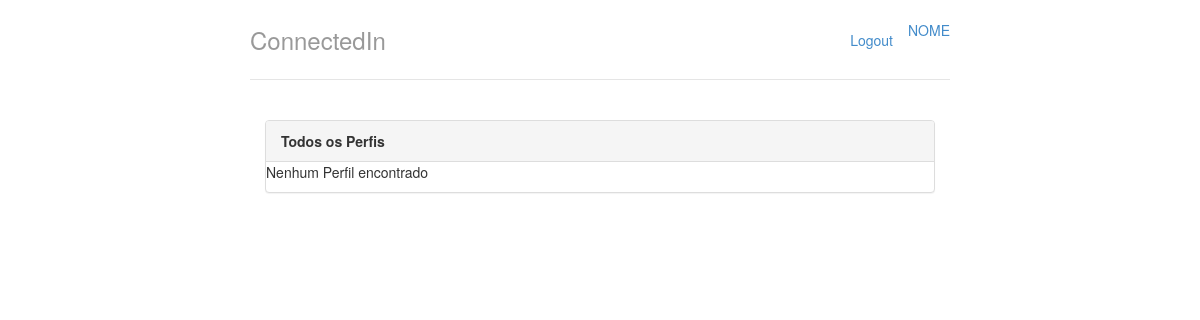
Before: / with the older database file.
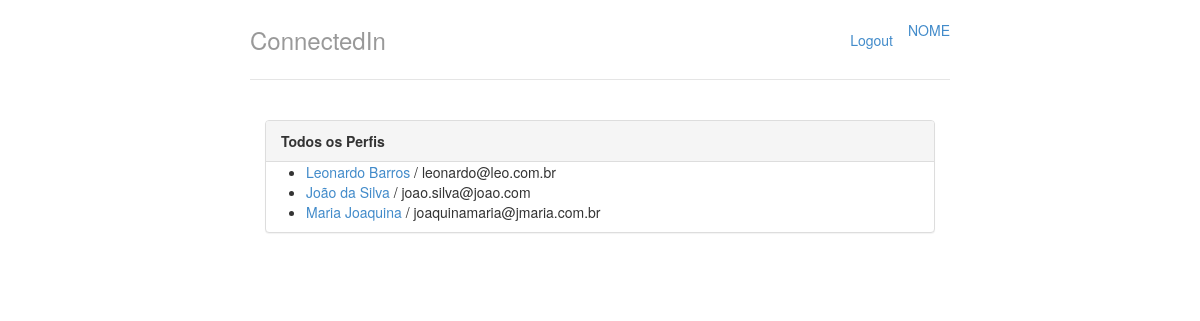
After: the same page with the newer database file.
### perfis/models.py (models this page shows, shortened)
class Perfil(models.Model):
	nome = models.CharField(max_length=255, null=False)
	email = models.CharField(max_length=255, null=False)
	telefone = models.CharField(max_length=15, null=False)
	nome_empresa = models.CharField(max_length=255, null=False)

### perfis/views.py (the view)
# urls.py: url(r'^$', views.index, name='index'),
def index(request):
    return render(request, 'index.html', {'perfis': Perfil.objects.all()})

### perfis/templates/index.html
{% extends "base.html" %}
{% block body %}
<div class="col-lg-12">
  <div class="panel panel-default">
    <div class="panel-heading">
      <strong>Todos os Perfis</strong>
    </div>
    {% if perfis %}
    <ul>
      {% for perfil in perfis %}
      <li>
        <a href="{% url 'exibir' perfil.id %}">{{perfil.nome}}</a> / {{perfil.email}}
      </li>
      {% endfor %}
    </ul>
    {% else %}
    <p>Nenhum Perfil encontrado</p>
    {% endif %}
  </div>
</div>
{% endblock %}

### perfis/templates/base.html (shortened to what this page needs)
{% load staticfiles %}
<!DOCTYPE html>
<html lang="pt-br">
<head>
  <link rel="stylesheet" href="{% static "styles/bootstrap.css" %}">
  <link rel="stylesheet" href="{% static "styles/main.css" %}">
</head>
<body>
  <div class="container">
    <div class="header">
      <ul class="nav nav-pills pull-right"
        <li><a href="{% url 'index' %}">NOME</a></li>
        <li><a href="/logout/">Logout</a></li>
      </ul>
      <h3 class="text-muted">ConnectedIn</h3>
    </div>
    <div class="row content">
      {% block body %}
      {% endblock %}
    </div>
  </div>
</body>
</html>

### perfis/static/styles/main.css (style rules this page uses)
body { padding-top: 20px; padding-bottom: 20px; }
.header, .content, .footer { padding-left: 15px; padding-right: 15px; }
.header { border-bottom: 1px solid #e5e5e5; }
.header h3 { margin-top: 0; margin-bottom: 0; line-height: 40px; padding-bottom: 19px; }
@media (min-width: 768px) { .container { max-width: 730px; } }
.content { margin: 40px 0; }
@media screen and (min-width: 768px) { .header, .content, .footer { padding-left: 0; padding-right: 0; } }
@media screen and (min-width: 768px) { .header { margin-bottom: 30px; } }

Changed rows visible on the page:
added Perfil: nome "Leonardo Barros", email "leonardo@leo.com.br"
added Perfil: nome "João da Silva", email "joao.silva@joao.com"
added Perfil: nome "Maria Joaquina", email "joaquinamaria@jmaria.com.br"
Other visible differences:
text no longer shown: "Nenhum Perfil encontrado"
